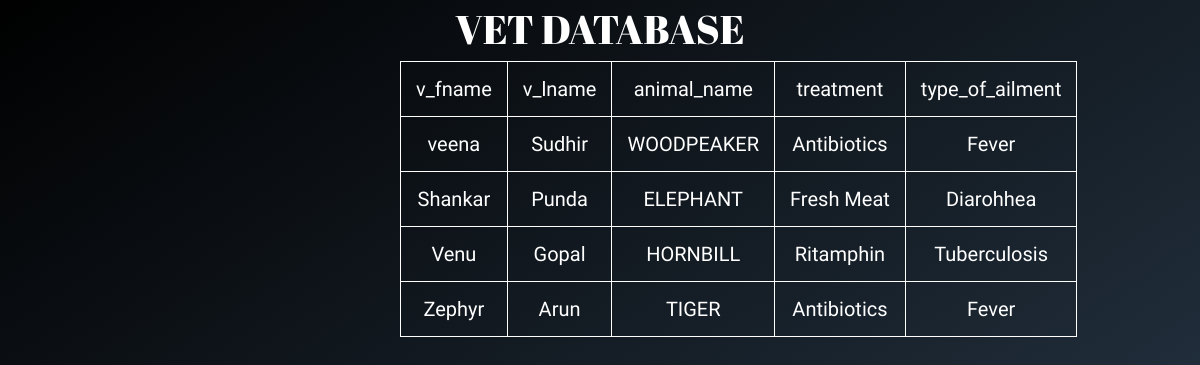
Page /spec/sp.php on the committed database.
### tables this page shows
CREATE TABLE `vet` (
  `vet_id` int(11) NOT NULL,
  `v_fname` varchar(30) NOT NULL,
  `v_lname` varchar(30) NOT NULL,
  `salary` int(11) NOT NULL,
  `animal_no` int(11) NOT NULL
);

CREATE TABLE `animals` (
  `animal_no` int(11) NOT NULL,
  `animal_type` varchar(30) NOT NULL,
  `gender` varchar(6) NOT NULL,
  `no_of_descendants` int(11) NOT NULL,
  `cage_no` int(11) NOT NULL,
  `animal_name` varchar(30) NOT NULL
);

CREATE TABLE `clinic` (
  `clinic_id` int(11) NOT NULL,
  `animal_no` int(11) NOT NULL,
  `cage_no` int(11) NOT NULL,
  `vet_id` int(11) NOT NULL,
  `type_of_ailment` varchar(50) NOT NULL,
  `treatment` varchar(50) NOT NULL
);

### spec/sp.php (the view, shortened to what this page needs)
<html>
<link href="https://cdn.jsdelivr.net/npm/bootstrap@5.0.0-beta1/dist/css/bootstrap.min.css" rel="stylesheet">
<body>
  <h1> VET  DATABASE </h1>
  <table>
    <tr>
      <td style="font-size: 20px">v_fname</td>
      <td style="font-size: 20px">v_lname</td>
	  <td style="font-size: 20px">animal_name</td>
	  <td style="font-size: 20px">treatment</td>
	  <td style="font-size: 20px">type_of_ailment</td>
    </tr>
<?php
$servername = "localhost";
$username = "root";
$password = "";
$dbname = "proj";
$conn = new mysqli($servername, $username, $password, $dbname);
$sql = "SELECT v.v_fname,v.v_lname,a.animal_name,c.treatment,c.type_of_ailment
FROM vet v INNER JOIN clinic c , animals a
WHERE v.vet_id=c.vet_id and c.animal_no=a.animal_no ";
$result = $conn->query($sql);
if ($result->num_rows > 0) {
    while($row = $result->fetch_assoc()) {
        ?>
        <tr>
            <td style="font-size: 20px"><?php echo $row["v_fname"]; ?></td>
            <td style="font-size: 20px"><?php echo $row["v_lname"]; ?></td>
			<td style="font-size: 20px"><?php echo $row["animal_name"]; ?></td>
			<td style="font-size: 20px"><?php echo $row["treatment"]; ?></td>
            <td style="font-size: 20px"><?php echo $row["type_of_ailment"]; ?></td>
          <?php
    }
} else {
    echo "0 results";
}
?>
</table>
</body>
</html>

### spec/sp.php (style rules this page uses)
body { font-family: "Work Sans", sans-serif; background-repeat: no-repeat; font-size: 30px; background-size: cover; padding-left: 400px; padding-top: 5px; background-color: white; background-color: #000000; background-image: linear-gradient(147deg, #000000 0%, #2c3e50 100%); padding-bottom: 30%; }
table, th, td { border: 1px solid white; padding: 15px; text-align: center; color: white; }
table { border-spacing: 25px; }
h1 { font-family: 'Abril Fatface', cursive; font-size: 2.5rem; color: white; text-align: center; padding-right: 400px; }

### rows in the picture
vet: v_fname "veena", v_lname "Sudhir", animals.animal_name "WOODPEAKER", clinic.treatment "Antibiotics", clinic.type_of_ailment "Fever"
vet: v_fname "Shankar", v_lname "Punda", animals.animal_name "ELEPHANT", clinic.treatment "Fresh Meat", clinic.type_of_ailment "Diarohhea"
vet: v_fname "Venu", v_lname "Gopal", animals.animal_name "HORNBILL", clinic.treatment "Ritamphin", clinic.type_of_ailment "Tuberculosis"
vet: v_fname "Zephyr", v_lname "Arun", animals.animal_name "TIGER", clinic.treatment "Antibiotics", clinic.type_of_ailment "Fever"
